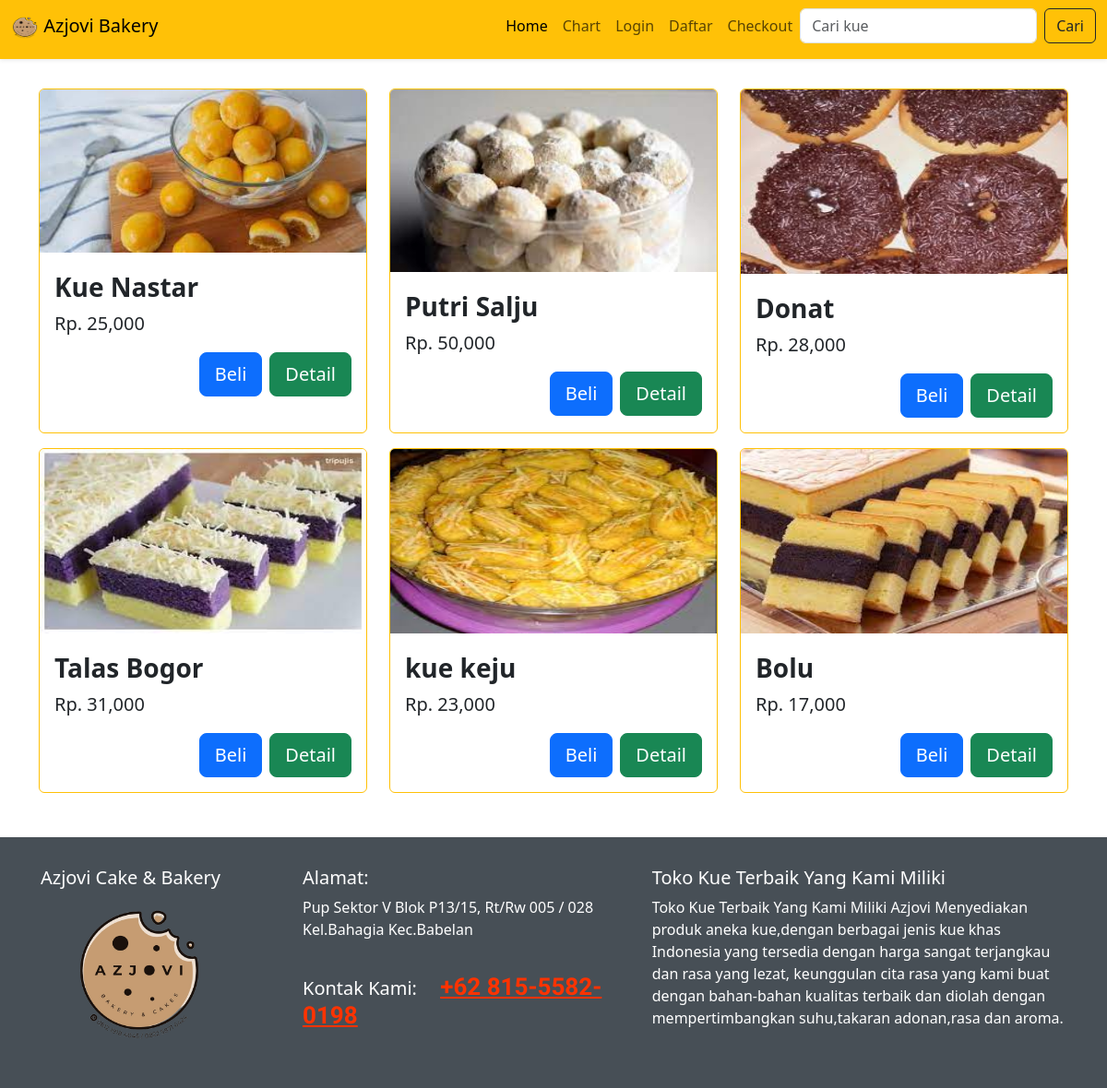
The page / on the database its author committed.
### tables this page shows
CREATE TABLE `produk` (
  `id_produk` int(11) NOT NULL,
  `nama_produk` varchar(100) NOT NULL,
  `harga_produk` int(11) NOT NULL,
  `berat` int(11) NOT NULL,
  `foto_produk` varchar(100) NOT NULL,
  `deskripsi_produk` text NOT NULL,
  `stok_produk` int(11) NOT NULL
);

### index.php (the view, shortened to what this page needs)
<?php
require 'koneksi.php';
?>
<!DOCTYPE html>
<html lang="en">
  <head>
    <link
      href="https://cdn.jsdelivr.net/npm/bootstrap@5.3.0-alpha1/dist/css/bootstrap.min.css"
      rel="stylesheet"
    />
    <link rel="stylesheet" href="style.css" />
  </head>
  <body>
  <?php require "nav.php"; ?>
    <section class="isi">
    <div class="container">
        <div class="row">
        <?php $ambil = $koneksi->query("SELECT * FROM produk"); ?>
        <?php while ($perproduk = $ambil->fetch_assoc()) { ?>
            <div class="col-md-4 mb-3">
            <div class="card border-warning h-100">
                    <img src="foto_produk/<?= $perproduk['foto_produk']; ?>" alt="" class="card-img-top kue">
                    <div class="card-body">
                        <p class= "fs-3 mb-1 fw-semibold"><?= $perproduk['nama_produk']; ?></p>
                        <p class= "fs-5">Rp. <?= number_format($perproduk ['harga_produk']); ?></p>
                        <div class="grid gap-2 d-flex justify-content-end">
                        <a href="beli.php?id=<?= $perproduk['id_produk']; ?>" class="btn btn-primary btn-lg">Beli</a>
                        <a href="detail.php?id=<?= $perproduk['id_produk']; ?>" class="btn btn-success btn-lg">Detail</a>
                        </div>
                    </div>
                </div>
            </div>
        <?php } ?>
        </div>
    </div>
</section>
<section id="about">
  <div class="container">
    <div class="row">
      <div class="col-xs-12 col-sm-3 logo">
        <h5>Azjovi Cake & Bakery</h5>
        <ul>
          <li>
          <img src="azjov.png" alt="logo" alt="" style="width:150px;height:150px;">
          </li>
        </ul>
      </div>
      <div class="col-xs-12 col-sm-4 alamat">
        <h5>Alamat:</h5>
        <p>Pup Sektor V Blok P13/15, Rt/Rw 005 / 028 Kel.Bahagia Kec.Babelan</p>
        <h5>Kontak Kami: <a href="https://wa.me/6281555820198">+62 815-5582-0198</a></h5>
      </div>
      <div class="col-xs-12 col-sm-5 info">
        <h5>Toko Kue Terbaik Yang Kami Miliki</h5>
        <p>Toko Kue Terbaik Yang Kami Miliki Azjovi Menyediakan produk aneka kue,dengan berbagai jenis kue khas Indonesia yang tersedia dengan harga sangat terjangkau dan rasa yang lezat, keunggulan cita rasa yang kami buat dengan bahan-bahan kualitas terbaik dan diolah dengan mempertimbangkan suhu,takaran adonan,rasa dan aroma.</p>
      </div>
    </div>
  </div>
</section>
</body>
</html>

### nav.php (shortened to what this page needs)
<nav
      class="navbar navbar-expand-lg bg-warning navbar-light shadow-sm">
      <div class="container-fluid mb-2">
        <a class="navbar-brand" href="index.php">
          <?php echo "<img src='azjov.png' width='30' height='24' />";?>
          Azjovi Bakery
        </a>
        <div class="collapse navbar-collapse" id="navbarNav">
          <ul class="navbar-nav mb-2 mb-lg-0 ms-auto">
            <li class="nav-item">
              <a class="nav-link active" aria-current="page" href="index.php">Home</a>
            </li>
            <li class="nav-item">
              <a class="nav-link" href="chart.php">Chart</a>
            </li>
          <?php if (isset($_SESSION['pelanggan'])): ?>
                <li><a class="nav-link" href="riwayat.php">Riwayat Belanja</a></li>
                <li><a class="nav-link" href="logout.php">Logout</a></li>
            <?php else: ?>
                <li><a class="nav-link" href="login.php">Login</a></li>
                <li><a class="nav-link" href="registration.php">Daftar</a></li>
            <?php endif ?>
            <li><a class="nav-link" href="checkout.php">Checkout</a></li>
          </ul>
          <form action="pencarian.php" method="get" class="d-flex" role="search">
            <input
              class="form-control me-2"
              type="search"
              placeholder="Cari kue"
              name ="keyword"
            />
            <button class="btn btn-outline-dark" type="submit">
              Cari
            </button>
          </form>
        </div>
      </div>
    </nav>

### style.css (style rules this page uses)
.isi { padding: 2rem 1rem; }
.kue { max-height: 200px; display: block; margin: auto; width: 100%; }
#about { background-color: #444c53fa; padding: 2rem; color: #fff; }
.logo ul li { display: inline-block; margin-right: 8px; }
.logo ul { margin-top: 10px; float: left; width: 100%; }
.alamat h5 a { color: #f30; font-size: 26px; font-family: "Give You Glory", cursive; margin-left: 20px; font-weight: 600; }
.alamat p { margin-bottom: 35px; }

### rows shown on the page
produk: foto_produk (picture), nama_produk "Kue Nastar", harga_produk "25,000"
produk: foto_produk (picture), nama_produk "Putri Salju", harga_produk "50,000"
produk: foto_produk (picture), nama_produk "Donat", harga_produk "28,000"
produk: foto_produk (picture), nama_produk "Talas Bogor", harga_produk "31,000"
produk: foto_produk (picture), nama_produk "kue keju", harga_produk "23,000"
produk: foto_produk (picture), nama_produk "Bolu", harga_produk "17,000"
